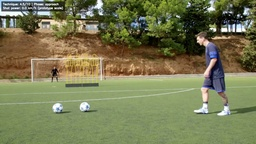
#> input picture backend/tests/fixtures/_contact_120.jpg, 256 x 144 px, shrunk from 1920 x 1080 before the run
$ python -i calibration.py   (imports and definitions only)
#> lines starting #> are read from the running program, lines starting #| are printed output that depends on the picture; after the words box and inside, x2 and y2 are one past the last pixel; in counts of white or black regions, pixels touching at a corner belong together
from __future__ import annotations

import os
from dataclasses import dataclass, field
from typing import Literal

import cv2
import numpy as np

FIELD_LENGTH_M = 105.0
FIELD_WIDTH_M = 68.0
# FIFA full-size goal. Override via env for training goals of other sizes.
GOAL_WIDTH_M = float(os.environ.get("GOAL_WIDTH_M", "") or 7.32)
GOAL_HEIGHT_M = float(os.environ.get("GOAL_HEIGHT_M", "") or 2.44)
PENALTY_BOX_WIDTH_M = 40.32
PENALTY_BOX_DEPTH_M = 16.5
CENTRE_CIRCLE_RADIUS_M = 9.15
PLAYER_HEIGHT_MIN_M = 1.4
PLAYER_HEIGHT_MAX_M = 2.2
PLAYER_HEIGHT_EXPECTED_MIN_M = 1.65
PLAYER_HEIGHT_EXPECTED_MAX_M = 1.95
AXIS_ANGLE_TOLERANCE_DEG = 15.0
PENALTY_BOX_RATIO = PENALTY_BOX_WIDTH_M / PENALTY_BOX_DEPTH_M
PENALTY_BOX_RATIO_TOLERANCE = 0.35


@dataclass
class CalibrationResult:
    matrix: np.ndarray | None
    scale_known: bool
    frame_width: int = 0
    frame_height: int = 0
    units: Literal["metric", "pixels"] = "pixels"
    region_polygon_px: list[tuple[float, float]] | None = None
    visible_field_bounds_m: tuple[float, float, float, float] | None = None
    warnings: list[str] = field(default_factory=list)
    errors: list[str] = field(default_factory=list)
    median_player_height_m: float | None = None
    auto_detected: bool = False
    detection_method: str | None = None

    # [12 lines left out: function to_dict, not called in this run]


def _order_quad(points: np.ndarray) -> np.ndarray:
    sums = points.sum(axis=1)
    diffs = np.diff(points, axis=1).reshape(-1)
    top_left = points[np.argmin(sums)]
    bottom_right = points[np.argmax(sums)]
    top_right = points[np.argmin(diffs)]
    bottom_left = points[np.argmax(diffs)]
    return np.array([top_left, top_right, bottom_right, bottom_left], dtype=np.float32)


# [85 lines left out: functions _field_destination, _penalty_box_destination, pixel_to_field, visible_field_bounds_from_matrix, is_pixel_in_calibrated_region, player_height_metres and 1 more, not called in this run]


def _line_angle_deg(x1: float, y1: float, x2: float, y2: float) -> float:
    return abs(float(np.degrees(np.arctan2(y2 - y1, x2 - x1))))


def _cluster_line_positions(
    segments: list[tuple[float, float, float, float]],
    axis: Literal["horizontal", "vertical"],
    tolerance: float = 18.0,
) -> list[float]:
    if not segments:
        return []
    positions = []
    for x1, y1, x2, y2 in segments:
        positions.append((y1 + y2) / 2.0 if axis == "horizontal" else (x1 + x2) / 2.0)
    positions.sort()
    clusters: list[float] = []
    current = [positions[0]]
    for position in positions[1:]:
        if position - current[-1] <= tolerance:
            current.append(position)
        else:
            clusters.append(float(np.mean(current)))
            current = [position]
    clusters.append(float(np.mean(current)))
    return clusters


def _segments_from_hough(frame_gray: np.ndarray) -> tuple[list[tuple[float, float, float, float]], list[tuple[float, float, float, float]]]:
    edges = cv2.Canny(frame_gray, 50, 150)
    lines = cv2.HoughLinesP(edges, 1, np.pi / 180.0, threshold=80, minLineLength=80, maxLineGap=20)
    horizontals: list[tuple[float, float, float, float]] = []
    verticals: list[tuple[float, float, float, float]] = []
    if lines is None:
        return horizontals, verticals

    for raw in lines:
        x1, y1, x2, y2 = [float(value) for value in raw[0]]
        angle = _line_angle_deg(x1, y1, x2, y2)
        if angle <= AXIS_ANGLE_TOLERANCE_DEG or angle >= 180.0 - AXIS_ANGLE_TOLERANCE_DEG:
            horizontals.append((x1, y1, x2, y2))
        elif 90.0 - AXIS_ANGLE_TOLERANCE_DEG <= angle <= 90.0 + AXIS_ANGLE_TOLERANCE_DEG:
            verticals.append((x1, y1, x2, y2))
    return horizontals, verticals


# [15 lines left out: function _quad_from_penalty_box_clusters, not called in this run]


def detect_pitch_markings(frame_bgr: np.ndarray) -> tuple[np.ndarray | None, str | None, float]:
    gray = cv2.cvtColor(frame_bgr, cv2.COLOR_BGR2GRAY)
    horizontals, verticals = _segments_from_hough(gray)
    h_positions = _cluster_line_positions(horizontals, "horizontal")
    v_positions = _cluster_line_positions(verticals, "vertical")

    best_quad: np.ndarray | None = None
    best_score = 0.0
    best_method = "penalty_box"

    for index_a, top in enumerate(h_positions):
        for bottom in h_positions[index_a + 1 :]:
            height_px = bottom - top
            if height_px < 30:
                continue
            for index_c, left in enumerate(v_positions):
                for right in v_positions[index_c + 1 :]:
                    width_px = right - left
                    if width_px < 50:
                        continue
                    ratio = width_px / height_px
                    if abs(ratio - PENALTY_BOX_RATIO) > PENALTY_BOX_RATIO_TOLERANCE:
                        continue
                    score = width_px * height_px
                    if score > best_score:
                        best_score = score
                        best_quad = _quad_from_penalty_box_clusters(top, bottom, left, right)

    circles = cv2.HoughCircles(
        gray,
        cv2.HOUGH_GRADIENT,
        dp=1.2,
        minDist=80,
        param1=100,
        param2=30,
        minRadius=25,
        maxRadius=220,
    )
    if circles is not None and len(circles[0]) > 0:
        circle = max(circles[0], key=lambda item: item[2])
        cx, cy, radius = float(circle[0]), float(circle[1]), float(circle[2])
        circle_score = radius * radius
        if circle_score > best_score * 0.6:
            quad = np.array(
                [
                    [cx - radius, cy - radius],
                    [cx + radius, cy - radius],
                    [cx + radius, cy + radius],
                    [cx - radius, cy + radius],
                ],
                dtype=np.float32,
            )
            return _order_quad(quad), "centre_circle", circle_score

    if best_quad is not None:
        return _order_quad(best_quad), best_method, best_score
    return None, None, 0.0


# [24 lines left out: function _homography_from_polygon, not called in this run]


ASSUMED_PLAYER_HEIGHT_M = 1.75


# [349 lines left out: functions _player_scale_calibration, _normalise_goal_posts, goal_scale_calibration, compute_calibration, region_polygon_for_metrics, build_track_point and 1 more, not called in this run]

>>> import cv2
>>> picture = cv2.imread('../../tests/fixtures/_contact_120.jpg')
#> picture is the input picture: shape (144, 256, 3); mean B, G, R 83.6, 121.8, 120
>>> result = detect_pitch_markings(picture)
#> in detect_pitch_markings, `gray = cv2.cvtColor(frame_bgr, cv2.COLOR_BGR2GRAY)`:
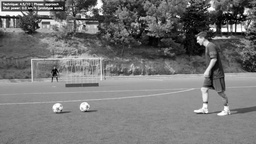
#> gray: shape (144, 256); min 0, max 255, mean 116.9
#> in _segments_from_hough, `edges = cv2.Canny(frame_gray, 50, 150)`:
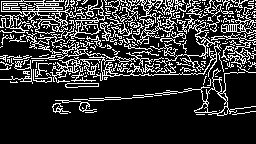
#> edges: shape (144, 256); 20.2% white in thin lines or dots, all inside (x1, y1, x2, y2) = (0, 0, 256, 116)
#> in _segments_from_hough, `lines = cv2.HoughLinesP(edges, 1, np.pi / 180.0, threshold=80, minLine..`: lines = 37 rows, first 6: [1, 20, 255, 20], [1, 1, 253, 1], [3, 69, 252, 3], [1, 7, 253, 7], [1, 5, 253, 5], [1, 3, 255, 3]
#> the loop in _segments_from_hough, `for raw in lines:` made 37 passes
#> (x1, y1, x2, y2, angle) on passes 1 to 12: (1, 20, 255, 20, 0), (1, 1, 253, 1, 0), (3, 69, 252, 3, 14.85), (1, 7, 253, 7, 0), (1, 5, 253, 5, 0), (1, 3, 255, 3, 0), (5, 65, 249, 52, 3.05), (1, 11, 255, 11, 0), (17, 15, 247, 51, 8.9), (0, 79, 251, 66, 2.96), (0, 62, 254, 22, 8.95), (22, 30, 252, 58, 6.94)
#> after the loop in _segments_from_hough, `for raw in lines:`: horizontals = 37 items, first 6: (1, 20, 255, 20), (1, 1, 253, 1), (3, 69, 252, 3), (1, 7, 253, 7), (1, 5, 253, 5), (1, 3, 255, 3); verticals = []
#> the loop in _cluster_line_positions, `for x1, y1, x2, y2 in segments:` made 37 passes
#> (x1, y1, x2, y2) on passes 1 to 12: (1, 20, 255, 20), (1, 1, 253, 1), (3, 69, 252, 3), (1, 7, 253, 7), (1, 5, 253, 5), (1, 3, 255, 3), (5, 65, 249, 52), (1, 11, 255, 11), (17, 15, 247, 51), (0, 79, 251, 66), (0, 62, 254, 22), (22, 30, 252, 58)
#> after the loop in _cluster_line_positions, `for x1, y1, x2, y2 in segments:`: positions = 37 values, max 95 at index 35, min 0 at index 19, mean 34.27
#> in _cluster_line_positions, `current = [positions[0]]`: current = [0]
#> the loop in _cluster_line_positions, `for position in positions[1:]:` made 36 passes
#> (position, current) on pass 36: (95, [95])
#> position on passes 2 to 7: 3, 4, 5, 7, 8, 9
#> after the loop in _cluster_line_positions, `for position in positions[1:]:`: clusters = [32.58]
#> in detect_pitch_markings, `h_positions = _cluster_line_positions(horizontals, "horizontal")`: h_positions = [32.58, 95]
#> in detect_pitch_markings, `v_positions = _cluster_line_positions(verticals, "vertical")`: v_positions = []
#> the loop in detect_pitch_markings, `for index_a, top in enumerate(h_positions):` made 2 passes
#> (index_a, top) on passes 1 to 2: (0, 32.58), (1, 95)
#> after the loop in detect_pitch_markings, `for index_a, top in enumerate(h_positions):`: best_score = 0
#> in detect_pitch_markings, `circles = cv2.HoughCircles( gray, cv2.HOUGH_GRADIENT, dp=1.2, minDist=..`: circles = [[139.8, 89.4, 85.48], [58.2, 53.4, 49.24], [73.8, 143.4, 137.3], [124.2, 5.4, 67.6], [211.8, 139.8, 129.5], [208.2, 37.8, 38.68]]
#> in detect_pitch_markings, `circle = max(circles[0], key=lambda item: item[2])`: circle = [73.8, 143.4, 137.3]
#> in detect_pitch_markings, `cx, cy, radius = float(circle[0]), float(circle[1]), float(circle[2])`: cx = 73.8; cy = 143.4; radius = 137.3
#> in detect_pitch_markings, `circle_score = radius * radius`: circle_score = 18856.8
#> in detect_pitch_markings, `quad = np.array( [ [cx - radius, cy - radius], [cx + radius, cy - radi..`: quad = [[-63.52, 6.08], [211.1, 6.08], [211.1, 280.7], [-63.52, 280.7]]
#> in _order_quad, `sums = points.sum(axis=1)`: sums = [-57.44, 217.2, 491.8, 217.2]
#> in _order_quad, `diffs = np.diff(points, axis=1).reshape(-1)`: diffs = [69.6, -205, 69.6, 344.2]
#> in _order_quad, `top_left = points[np.argmin(sums)]`: top_left = [-63.52, 6.08]
#> in _order_quad, `bottom_right = points[np.argmax(sums)]`: bottom_right = [211.1, 280.7]
#> in _order_quad, `top_right = points[np.argmin(diffs)]`: top_right = [211.1, 6.08]
#> in _order_quad, `bottom_left = points[np.argmax(diffs)]`: bottom_left = [-63.52, 280.7]
#> result = ([[-63.52, 6.08], [211.1, 6.08], [211.1, 280.7], [-63.52, 280.7]], 'centre_circle', 18856.8)

$ run again, on backend/tests/fixtures/_contact_240.jpg
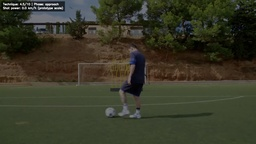
#> input picture backend/tests/fixtures/_contact_240.jpg, 256 x 144 px, shrunk from 1920 x 1080 before the run
#> picture is the input picture: shape (144, 256, 3); mean B, G, R 40, 56.5, 56.2
#> in detect_pitch_markings, `gray = cv2.cvtColor(frame_bgr, cv2.COLOR_BGR2GRAY)`:
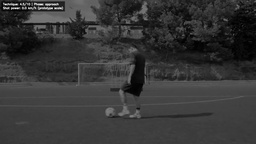
#> gray: shape (144, 256); min 0, max 245, mean 54.5
#> in _segments_from_hough, `edges = cv2.Canny(frame_gray, 50, 150)`:
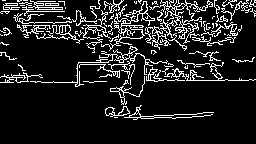
#> edges: shape (144, 256); 13% white in thin lines or dots, all inside (x1, y1, x2, y2) = (0, 0, 256, 120)
#> lines = [[17, 25, 241, 25], [17, 82, 193, 79], [21, 22, 231, 19], [5, 27, 241, 27], [3, 28, 222, 44], [90, 7, 247, 7], [92, 9, 252, 9], [1, 11, 255, 11], [100, 5, 253, 5], [98, 3, 253, 3], [6, 28, 237, 32]]
#> the loop in _segments_from_hough, `for raw in lines:` made 11 passes
#> (x1, y1, x2, y2, angle) on passes 1 to 8: (17, 25, 241, 25, 0), (17, 82, 193, 79, 0.977), (21, 22, 231, 19, 0.818), (5, 27, 241, 27, 0), (3, 28, 222, 44, 4.18), (90, 7, 247, 7, 0), (92, 9, 252, 9, 0), (1, 11, 255, 11, 0)
#> after the loop in _segments_from_hough, `for raw in lines:`: horizontals = [(17, 25, 241, 25), (17, 82, 193, 79), (21, 22, 231, 19), (5, 27, 241, 27), (3, 28, 222, 44), (90, 7, 247, 7), (92, 9, 252, 9), (1, 11, 255, 11), (100, 5, 253, 5), (98, 3, 253, 3), (6, 28, 237, 32)]; verticals = []
#> the loop in _cluster_line_positions, `for x1, y1, x2, y2 in segments:` made 11 passes
#> after the loop in _cluster_line_positions, `for x1, y1, x2, y2 in segments:`: positions = [25, 80.5, 20.5, 27, 36, 7, 9, 11, 5, 3, 30]
#> in _cluster_line_positions, `current = [positions[0]]`: current = [3]
#> the loop in _cluster_line_positions, `for position in positions[1:]:` made 10 passes
#> (position, current) on pass 10: (80.5, [80.5])
#> after the loop in _cluster_line_positions, `for position in positions[1:]:`: clusters = [17.35]
#> h_positions = [17.35, 80.5]
#> v_positions = []
#> the loop in detect_pitch_markings, `for index_a, top in enumerate(h_positions):` made 2 passes
#> (index_a, top) on passes 1 to 2: (0, 17.35), (1, 80.5)
#> after the loop in detect_pitch_markings, `for index_a, top in enumerate(h_positions):`: best_score = 0
#> circles = [[160.2, 61.8, 55.84], [73.8, 69, 70.24], [227.4, 107.4, 106], [107.4, 143.4, 129.8], [15, 131.4, 126.4], [238.2, 17.4, 62.8]]
#> circle = [107.4, 143.4, 129.8]
#> cx = 107.4; cy = 143.4; radius = 129.8
#> circle_score = 16837.7
#> quad = [[-22.36, 13.64], [237.2, 13.64], [237.2, 273.2], [-22.36, 273.2]]
#> sums = [-8.72, 250.8, 510.3, 250.8]
#> diffs = [36, -223.5, 36, 295.5]
#> top_left = [-22.36, 13.64]
#> bottom_right = [237.2, 273.2]
#> top_right = [237.2, 13.64]
#> bottom_left = [-22.36, 273.2]
#> result = ([[-22.36, 13.64], [237.2, 13.64], [237.2, 273.2], [-22.36, 273.2]], 'centre_circle', 16837.7)

$ run again, on backend/tests/fixtures/_contact_360.jpg
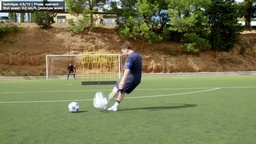
#> input picture backend/tests/fixtures/_contact_360.jpg, 256 x 144 px, shrunk from 1920 x 1080 before the run
#> picture is the input picture: shape (144, 256, 3); mean B, G, R 80.5, 120.2, 118.1
#> in detect_pitch_markings, `gray = cv2.cvtColor(frame_bgr, cv2.COLOR_BGR2GRAY)`:
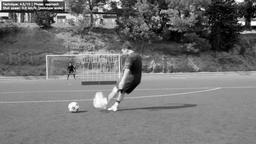
#> gray: shape (144, 256); min 0, max 255, mean 115
#> in _segments_from_hough, `edges = cv2.Canny(frame_gray, 50, 150)`:
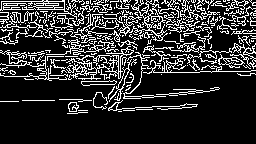
#> edges: shape (144, 256); 19.1% white in thin lines or dots, all inside (x1, y1, x2, y2) = (0, 0, 256, 114)
#> lines = 28 rows, first 6: [1, 1, 250, 1], [0, 12, 244, 16], [9, 60, 255, 60], [1, 3, 253, 3], [133, 9, 253, 14], [27, 75, 250, 71]
#> the loop in _segments_from_hough, `for raw in lines:` made 28 passes
#> (x1, y1, x2, y2, angle) on passes 1 to 8: (1, 1, 250, 1, 0), (0, 12, 244, 16, 0.939), (9, 60, 255, 60, 0), (1, 3, 253, 3, 0), (133, 9, 253, 14, 2.39), (27, 75, 250, 71, 1.03), (1, 5, 253, 59, 12.09), (1, 23, 254, 63, 8.98)
#> after the loop in _segments_from_hough, `for raw in lines:`: horizontals = 28 items, first 6: (1, 1, 250, 1), (0, 12, 244, 16), (9, 60, 255, 60), (1, 3, 253, 3), (133, 9, 253, 14), (27, 75, 250, 71); verticals = []
#> the loop in _cluster_line_positions, `for x1, y1, x2, y2 in segments:` made 28 passes
#> after the loop in _cluster_line_positions, `for x1, y1, x2, y2 in segments:`: positions = 28 values, max 95.5 at index 16, min 1 at index 0, mean 34.79
#> in _cluster_line_positions, `current = [positions[0]]`: current = [1]
#> the loop in _cluster_line_positions, `for position in positions[1:]:` made 27 passes
#> (position, current) on pass 27: (95.5, [95.5])
#> after the loop in _cluster_line_positions, `for position in positions[1:]:`: clusters = [32.54]
#> h_positions = [32.54, 95.5]
#> v_positions = []
#> the loop in detect_pitch_markings, `for index_a, top in enumerate(h_positions):` made 2 passes
#> (index_a, top) on passes 1 to 2: (0, 32.54), (1, 95.5)
#> after the loop in detect_pitch_markings, `for index_a, top in enumerate(h_positions):`: best_score = 0
#> circles = [[72.6, 57, 55.72], [124.2, 142.2, 141.6], [175.8, 54.6, 53.8], [231, 123, 122.9], [13.8, 131.4, 130.5], [4.2, 4.2, 59.56], [247.8, 13.8, 51.28]]
#> circle = [124.2, 142.2, 141.6]
#> cx = 124.2; cy = 142.2; radius = 141.6
#> circle_score = 20061.9
#> quad = [[-17.44, 0.56], [265.8, 0.56], [265.8, 283.8], [-17.44, 283.8]]
#> sums = [-16.88, 266.4, 549.7, 266.4]
#> diffs = [18, -265.3, 18, 301.3]
#> top_left = [-17.44, 0.56]
#> bottom_right = [265.8, 283.8]
#> top_right = [265.8, 0.56]
#> bottom_left = [-17.44, 283.8]
#> result = ([[-17.44, 0.56], [265.8, 0.56], [265.8, 283.8], [-17.44, 283.8]], 'centre_circle', 20061.9)
